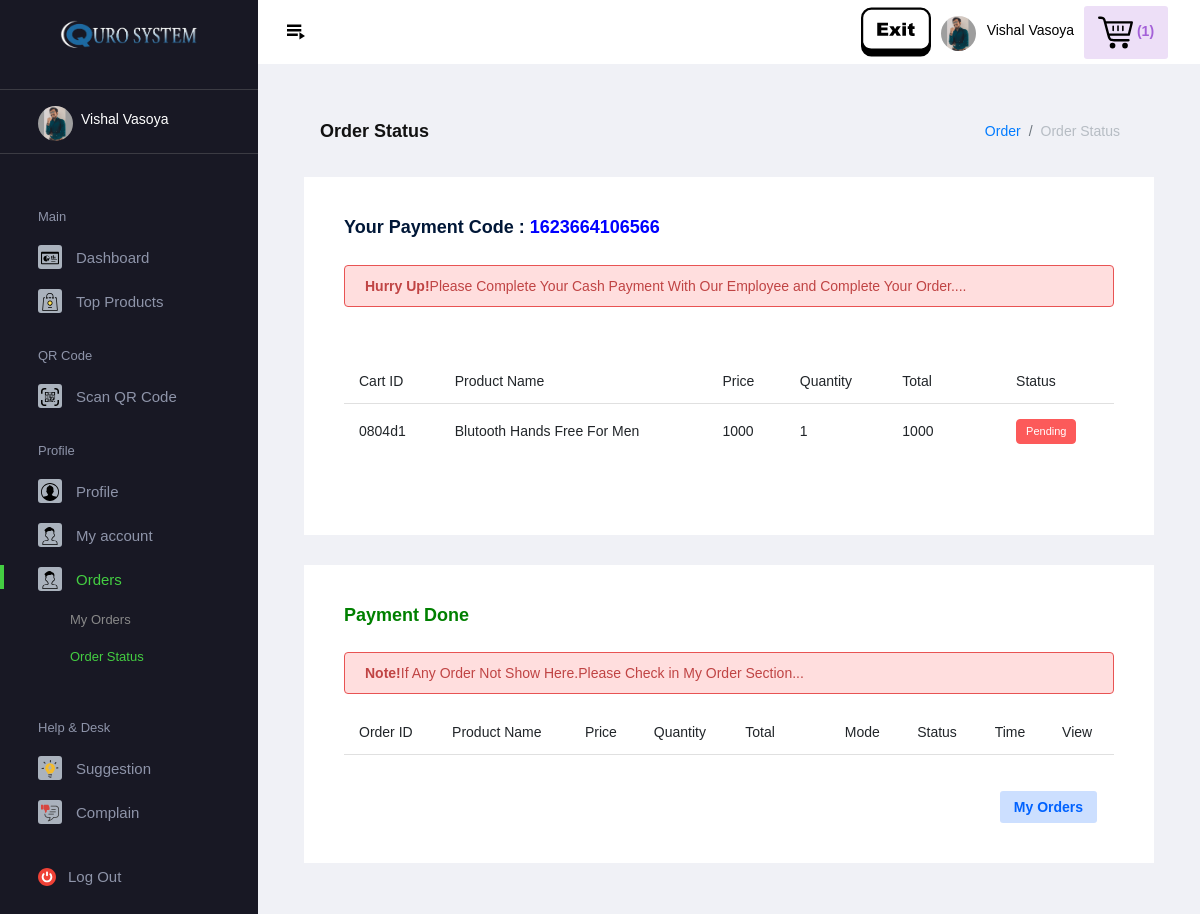
The app's page /qrsystem/user/order_status.php (signed in) with its own data.
### tables this page shows
CREATE TABLE `cart` (
  `cid` varchar(20) NOT NULL,
  `uid` varchar(50) NOT NULL,
  `pid` varchar(50) NOT NULL,
  `pname` varchar(150) NOT NULL,
  `pprice` varchar(20) NOT NULL,
  `qty` varchar(20) NOT NULL,
  `total` varchar(20) NOT NULL,
  `pstock` varchar(20) NOT NULL,
  `psize` varchar(10) NOT NULL,
  `pcolor` varchar(10) NOT NULL,
  `psizedetail` varchar(10) NOT NULL,
  `stamp` timestamp NOT NULL DEFAULT current_timestamp() ON UPDATE current_timestamp()
);

### qrsystem/user/order_status.php (the view, shortened to what this page needs)
<?php
include "../../conn.php";
?>
<!DOCTYPE html>
<html lang="en">
<head>
    <link rel="stylesheet" href="../../assets/vendors/mdi/css/materialdesignicons.min.css">
    <link rel="stylesheet" href="../../assets/vendors/flag-icon-css/css/flag-icon.min.css">
    <link rel="stylesheet" href="../../assets/vendors/css/vendor.bundle.base.css">
    <link rel="stylesheet" href="../../assets/css/demo_1/style.css">
</head>
<body>
    <div class="container-scroller">
        <?php
if(isset($_SESSION['uname']) && isset($_SESSION['uid']) && isset($_SESSION['uemail']) && isset($_SESSION['uimg']))
{
   include "themes/header.php";
}
else
{
   header("location:../../login.php");
}
?>
        <div class="container-fluid page-body-wrapper">
            <?php
if(isset($_SESSION['uname']) && isset($_SESSION['uid']) && isset($_SESSION['uemail']) && isset($_SESSION['uimg']))
{
   include "themes/sidebar.php";
}
else
{
   header("location:../../login.php");
}
?>
            <div class="main-panel">
                <div class="content-wrapper">
                    <div class="page-header">
                        <h3 class="page-title">Order Status</h3>
                        <nav aria-label="breadcrumb">
                            <ol class="breadcrumb">
                                <li class="breadcrumb-item"><a href="#">Order</a></li>
                                <li class="breadcrumb-item active" aria-current="page">Order Status</li>
                            </ol>
                        </nav>
                    </div>
                    <div class="row">
                        <div class="col-lg-12 grid-margin stretch-card">
                            <div class="card">
                                <div class="card-body">
                                    <h4 class="card-title">Your Payment Code : <font color="blue">
                                            <?php echo $_SESSION['uid']; ?></font>
                                    </h4>
                                    <div class="alert alert-danger" role="alert">
                                        <strong>Hurry Up!</strong>Please Complete Your Cash Payment With Our Employee
                                        and Complete Your Order....
                                    </div>
                                    </p><br><br>
                                    <table class="table table-hover">
                                        <thead>
                                            <tr>
                                                <th>Cart ID</th>
                                                <th>Product Name</th>
                                                <th>Price</th>
                                                <th>Quantity</th>
                                                <th>Total
                                                <th>
                                                <th>Status</th>
                                            </tr>
                                        </thead>
                                        <tbody>
                                            <?php
                            $q1="select * from cart where uid='".$_SESSION['uid']."' ";
                            if($r1=mysqli_query($conn,$q1))
                            {
                                while($n1=mysqli_fetch_assoc($r1))
                                {
                                    echo '
                                    <tr>
                                    <td>'.$n1['cid'].'</td>
                                    <td>'.$n1['pname'].'</td>
                                    <td>'.$n1['pprice'].'</td>
                                    <td>'.$n1['qty'].'</td>
                                    <td>'.$n1['total'].'<td>
                                    <td><label class="badge badge-danger">Pending</label></td>
                                  </tr>';
                                }
                            }
                          ?>
                                        </tbody>
                                    </table><br><br>
                                </div>
                            </div>
                        </div>
                        <div class="col-lg-12 grid-margin stretch-card">
                            <div class="card">
                                <div class="card-body">
                                    <h4 class="card-title">
                                        <font color="green" >Payment Done</font>
                                    </h4>
                                    <div class="alert alert-danger" role="alert">
                                        <strong>Note!</strong>If Any Order Not Show Here.Please Check in My Order Section...                                  </div>
                                    <table class="table table-hover">
                                        <thead>
                                            <tr>
                                                <th>Order ID</th>
                                                <th>Product Name</th>
                                                <th>Price</th>
                                                <th>Quantity</th>
                                                <th>Total<th>
                                                <th>Mode</th>
                                                <th>Status</th>
                                                <th>Time</th>
                                                <th>View</th>
                                            </tr>
                                        </thead>
                                    </table><br><br>
                                    <div class="container-fluid w-100">
                                    <a href="order_history.php" class="btn btn-sm btn-inverse-primary mr-2 float-right">My Orders</a>
                                    </div>
                                </div>
                            </div>
                        </div>
                    </div>
                </div>
            </div>
        </div>
    </div>
</body>
</html>

### records on screen
cart: cid "0804d1", pname "Blutooth Hands Free For Men", pprice "1000", qty "1", total "1000"

### other values on screen
$_SESSION['uname'] "Vishal Vasoya"
$num "1"
$_SESSION['uid'] "1623664106566"
